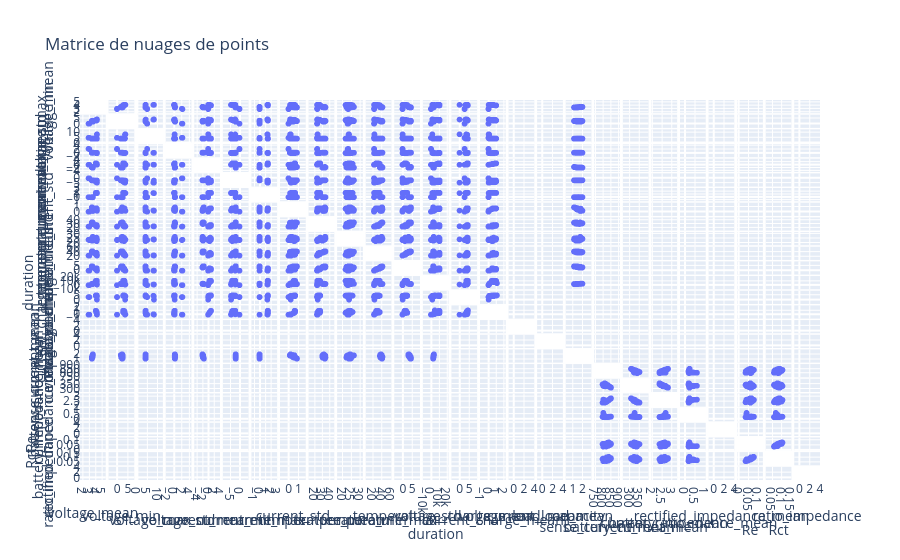

Notebook code for this chart:
### Code cell
# Sélectionne uniquement les colonnes numériques
variables = df.select_dtypes(include="float64").columns

fig = px.scatter_matrix(df, dimensions=variables, title="Matrice de nuages de points")
fig.update_traces(diagonal_visible=False)  # cache les histogrammes sur la diagonale si besoin
fig.show()

### Figure 1 — Plotly figure (JSON) as saved in the notebook; plotly's stock layout.template omitted (floating-point values rounded to 4 significant figures; data arrays with more than 128 entries replaced by an {"elided": "..."} marker saying what was removed)
{"data": [{"diagonal": {"visible": false}, "dimensions": [{"axis": {"matches": true}, "label": "voltage_mean", "values": {"elided": "2167 float values"}}, {"axis": {"matches": true}, "label": "voltage_min", "values": {"elided": "2167 float values"}}, {"axis": {"matches": true}, "label": "voltage_max", "values": {"elided": "2167 float values"}}, {"axis": {"matches": true}, "label": "voltage_std", "values": {"elided": "2167 float values"}}, {"axis": {"matches": true}, "label": "current_mean", "values": {"elided": "2167 float values"}}, {"axis": {"matches": true}, "label": "current_min", "values": {"elided": "2167 float values"}}, {"axis": {"matches": true}, "label": "current_max", "values": {"elided": "2167 float values"}}, {"axis": {"matches": true}, "label": "current_std", "values": {"elided": "2167 float values"}}, {"axis": {"matches": true}, "label": "temperature_mean", "values": {"elided": "2167 float values"}}, {"axis": {"matches": true}, "label": "temperature_min", "values": {"elided": "2167 float values"}}, {"axis": {"matches": true}, "label": "temperature_max", "values": {"elided": "2167 float values"}}, {"axis": {"matches": true}, "label": "temperature_std", "values": {"elided": "2167 float values"}}, {"axis": {"matches": true}, "label": "duration", "values": {"elided": "2167 float values"}}, {"axis": {"matches": true}, "label": "voltage_charge_mean", "values": {"elided": "2167 float values"}}, {"axis": {"matches": true}, "label": "current_charge_mean", "values": {"elided": "2167 float values"}}, {"axis": {"matches": true}, "label": "voltage_load_mean", "values": {"elided": "2167 null values"}}, {"axis": {"matches": true}, "label": "current_load_mean", "values": {"elided": "2167 null values"}}, {"axis": {"matches": true}, "label": "capacity", "values": {"elided": "2167 float values"}}, {"axis": {"matches": true}, "label": "sense_current_mean", "values": {"elided": "2167 float values"}}, {"axis": {"matches": true}, "label": "battery_current_mean", "values": {"elided": "2167 float values"}}, {"axis": {"matches": true}, "label": "current_ratio_mean", "values": {"elided": "2167 float values"}}, {"axis": {"matches": true}, "label": "battery_impedance_mean", "values": {"elided": "2167 float values"}}, {"axis": {"matches": true}, "label": "rectified_impedance_mean", "values": {"elided": "2167 null values"}}, {"axis": {"matches": true}, "label": "Re", "values": {"elided": "2167 float values"}}, {"axis": {"matches": true}, "label": "Rct", "values": {"elided": "2167 float values"}}, {"axis": {"matches": true}, "label": "ratio_impedance", "values": {"elided": "2167 null values"}}], "hovertemplate": "%{xaxis.title.text}=%{x}<br>%{yaxis.title.text}=%{y}<extra></extra>", "legendgroup": "", "marker": {"color": "#636efa", "symbol": "circle"}, "name": "", "showlegend": false, "type": "splom"}], "layout": {"dragmode": "select", "legend": {"tracegroupgap": 0}, "title": {"text": "Matrice de nuages de points"}}}
